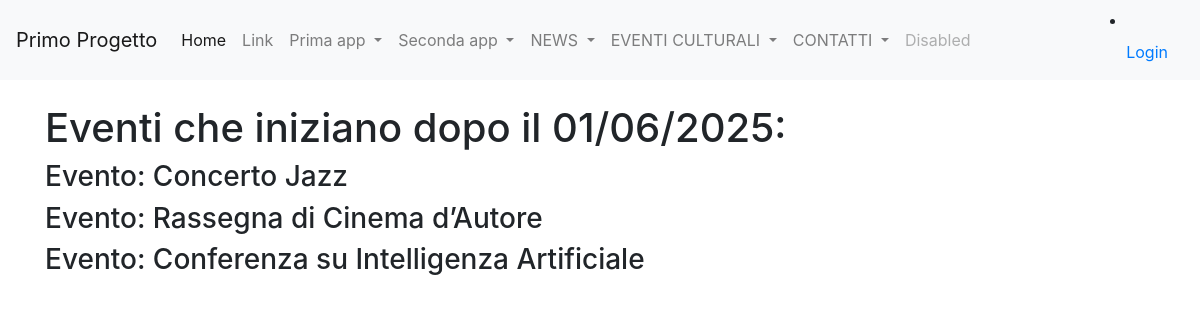
Screenshot of /query_c with the database file from the repository.
### eventi_culturali/models.py (models this page shows)
class Evento(models.Model):
    titolo = models.CharField(max_length=100)
    descrizione = models.TextField(blank=True)
    data_inizio = models.DateField(default=datetime.now(), blank=True)
    data_fine = models.DateField(default=datetime.now(), blank=True)
    posti_disponibili = models.IntegerField(blank=True, default=0)
    def __str__(self):
        return self.titolo
    class Meta:
        verbose_name = "Evento"
        verbose_name_plural = "Eventi"

### eventi_culturali/views.py (the view)
# urls.py: path('query_c', query_c, name = "query_c"),
def query_c(request):
    query_c = Evento.objects.filter(data_inizio__gt=datetime.date(2025,6,1))
    context = {
        'query_c': query_c,
    }
    return render(request,'view_c.html',context)

### eventi_culturali/templates/view_c.html (shortened to what this page needs)
{% extends 'base.html'%}
{%block content%}
<h1>Eventi che iniziano dopo il 01/06/2025: </h4>
{% for evento in query_c %}
<h3>Evento: {{evento}}</h3>
{% endfor %}
{%endblock content%}

### rows the page displays
Evento: titolo "Concerto Jazz"
Evento: titolo "Rassegna di Cinema d’Autore"
Evento: titolo "Conferenza su Intelligenza Artificiale"
